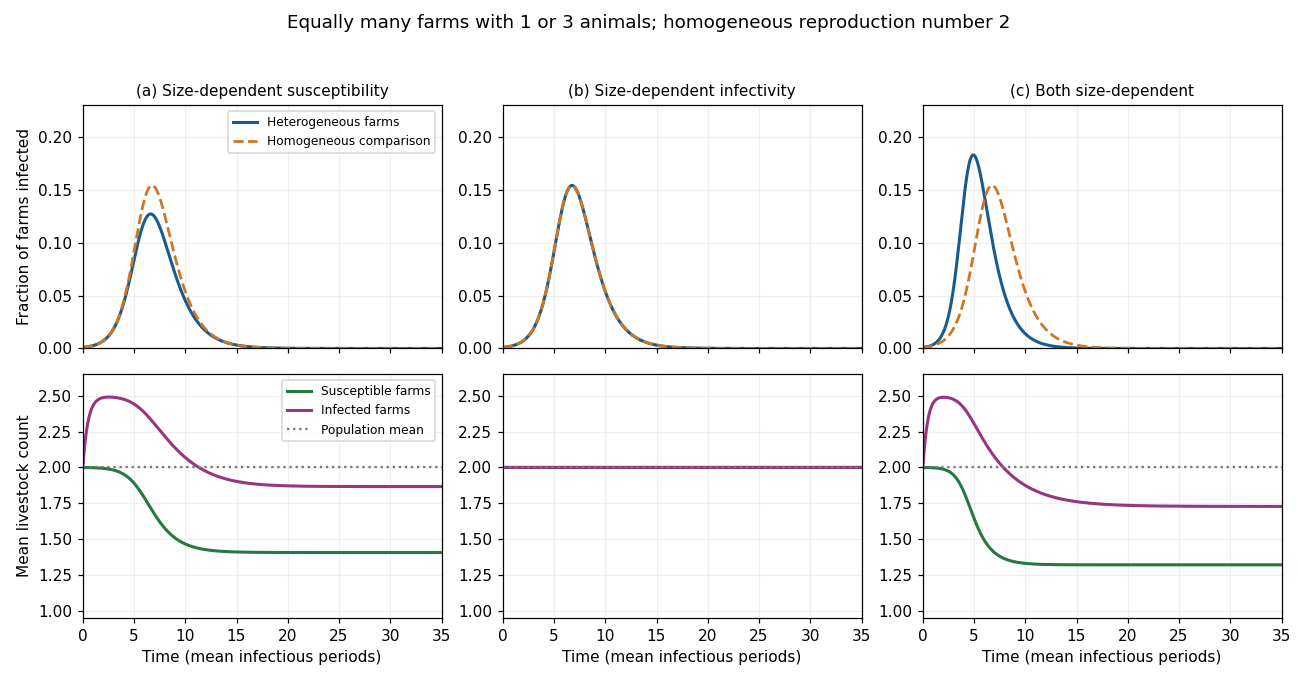

This chart was generated by the following Python code:
"""Farm-size epidemic comparison; Python 3.14, NumPy 2.3, Matplotlib 3.10.
Run from the desired output directory; writes only paper-57-epidemics.png.
MPLCONFIGDIR, if set by the caller, is left unchanged.
"""
from pathlib import Path
import numpy as np
import matplotlib
matplotlib.use('Agg')
import matplotlib.pyplot as plt

N = np.array([1., 3.])
P = np.array([.5, .5])
DT = .01
T = np.arange(0., 35. + DT / 2., DT)


def solve(case, homogeneous=False):
    n = np.array([2.]) if homogeneous else N
    p = np.array([1.]) if homogeneous else P
    susceptibility = n if case != 'b' else np.ones_like(n)
    infectiousness = n if case != 'a' else np.ones_like(n)
    beta = .5 if case == 'c' else 1.
    k = len(n)
    state = np.r_[.999 * p, .001 * p, np.zeros(k)]
    result = np.empty((len(T), 3 * k))
    def rhs(z):
        s, i = z[:k], z[k:2*k]
        incidence = beta * susceptibility * s * np.dot(infectiousness, i)
        return np.r_[-incidence, incidence - i, i]
    for j in range(len(T)):
        result[j] = state
        if j + 1 < len(T):
            a = rhs(state)
            b = rhs(state + DT*a/2)
            c = rhs(state + DT*b/2)
            d = rhs(state + DT*c)
            state += DT*(a+2*b+2*c+d)/6
    s, i = result[:, :k], result[:, k:2*k]
    return result, i.sum(axis=1), (s @ n)/s.sum(axis=1), (i @ n)/i.sum(axis=1)


def main():
    fig, axes = plt.subplots(2, 3, figsize=(11.8, 6.2), sharex=True, facecolor='white')
    titles = ['(a) Size-dependent susceptibility', '(b) Size-dependent infectivity', '(c) Both size-dependent']
    for j, case in enumerate('abc'):
        _, prevalence, susceptible_mean, infected_mean = solve(case)
        _, homogeneous, _, _ = solve(case, True)
        axes[0, j].plot(T, prevalence, color='#185b90', label='Heterogeneous farms', lw=2)
        axes[0, j].plot(T, homogeneous, color='#ce7522', label='Homogeneous comparison', lw=1.8, ls='--')
        axes[0, j].set_title(titles[j], fontsize=10)
        axes[1, j].plot(T, susceptible_mean, color='#247841', label='Susceptible farms', lw=2)
        axes[1, j].plot(T, infected_mean, color='#96367f', label='Infected farms', lw=2)
        axes[1, j].axhline(2., color='#777777', label='Population mean', ls=':', lw=1.5)
        axes[1, j].set_xlabel('Time (mean infectious periods)')
        for ax in axes[:, j]:
            ax.set_facecolor('white')
            ax.grid(alpha=.2)
            ax.set_xlim(0, 35)
        axes[0, j].set_ylim(0, .23)
        axes[1, j].set_ylim(.95, 2.65)
    axes[0, 0].set_ylabel('Fraction of farms infected')
    axes[1, 0].set_ylabel('Mean livestock count')
    axes[0, 0].legend(fontsize=8)
    axes[1, 0].legend(fontsize=8)
    fig.suptitle('Equally many farms with 1 or 3 animals; homogeneous reproduction number 2', fontsize=12)
    fig.tight_layout(rect=(0, 0, 1, .95))
    fig.savefig(Path.cwd() / 'paper-57-epidemics.png', dpi=110, facecolor='white', transparent=False)
    plt.close(fig)

if __name__ == '__main__':
    main()
